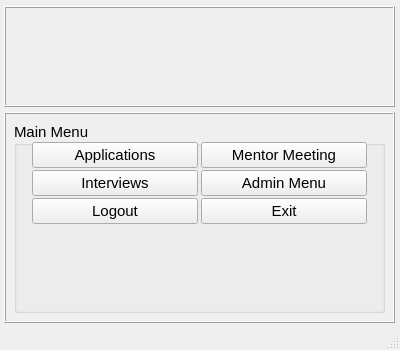
<?xml version="1.0" encoding="UTF-8"?>
<ui version="4.0">
 <class>mw_main_menu</class>
 <widget class="QMainWindow" name="mw_main_menu">
  <property name="windowModality">
   <enum>Qt::WindowModality::WindowModal</enum>
  </property>
  <property name="enabled">
   <bool>true</bool>
  </property>
  <property name="geometry">
   <rect>
    <x>0</x>
    <y>0</y>
    <width>400</width>
    <height>350</height>
   </rect>
  </property>
  <property name="sizePolicy">
   <sizepolicy hsizetype="Fixed" vsizetype="Fixed">
    <horstretch>0</horstretch>
    <verstretch>0</verstretch>
   </sizepolicy>
  </property>
  <property name="minimumSize">
   <size>
    <width>400</width>
    <height>350</height>
   </size>
  </property>
  <property name="maximumSize">
   <size>
    <width>400</width>
    <height>350</height>
   </size>
  </property>
  <property name="focusPolicy">
   <enum>Qt::FocusPolicy::ClickFocus</enum>
  </property>
  <property name="contextMenuPolicy">
   <enum>Qt::ContextMenuPolicy::NoContextMenu</enum>
  </property>
  <property name="windowTitle">
   <string>Main Menu</string>
  </property>
  <property name="windowIcon">
   <iconset theme="QIcon::ThemeIcon::EditSelectAll"/>
  </property>
  <property name="toolTip">
   <string notr="true"/>
  </property>
  <property name="statusTip">
   <string notr="true"/>
  </property>
  <property name="accessibleDescription">
   <string notr="true"/>
  </property>
  <property name="animated">
   <bool>true</bool>
  </property>
  <property name="documentMode">
   <bool>false</bool>
  </property>
  <property name="tabShape">
   <enum>QTabWidget::TabShape::Rounded</enum>
  </property>
  <property name="dockOptions">
   <set>QMainWindow::DockOption::AnimatedDocks</set>
  </property>
  <widget class="QWidget" name="centralwidget">
   <widget class="QFrame" name="frame">
    <property name="geometry">
     <rect>
      <x>4</x>
      <y>112</y>
      <width>391</width>
      <height>211</height>
     </rect>
    </property>
    <property name="frameShape">
     <enum>QFrame::Shape::Box</enum>
    </property>
    <property name="frameShadow">
     <enum>QFrame::Shadow::Raised</enum>
    </property>
    <widget class="QGroupBox" name="gb_main_menu">
     <property name="geometry">
      <rect>
       <x>10</x>
       <y>10</y>
       <width>371</width>
       <height>191</height>
      </rect>
     </property>
     <property name="font">
      <font>
       <pointsize>11</pointsize>
       <bold>false</bold>
      </font>
     </property>
     <property name="title">
      <string>Main Menu</string>
     </property>
     <widget class="QWidget" name="gridLayoutWidget">
      <property name="geometry">
       <rect>
        <x>10</x>
        <y>20</y>
        <width>351</width>
        <height>171</height>
       </rect>
      </property>
      <layout class="QGridLayout" name="gridLayout" rowstretch="3,0,0" columnstretch="0,0">
       <property name="sizeConstraint">
        <enum>QLayout::SizeConstraint::SetMaximumSize</enum>
       </property>
       <property name="leftMargin">
        <number>8</number>
       </property>
       <property name="topMargin">
        <number>0</number>
       </property>
       <property name="rightMargin">
        <number>8</number>
       </property>
       <property name="horizontalSpacing">
        <number>3</number>
       </property>
       <property name="verticalSpacing">
        <number>2</number>
       </property>
       <item row="0" column="0">
        <widget class="QPushButton" name="pushbutton_applications">
         <property name="text">
          <string>Applications</string>
         </property>
         <property name="icon">
          <iconset>
           <normaloff>../VIT_Proje/icons/contacts.svg</normaloff>../VIT_Proje/icons/contacts.svg</iconset>
         </property>
         <property name="iconSize">
          <size>
           <width>40</width>
           <height>40</height>
          </size>
         </property>
        </widget>
       </item>
       <item row="0" column="1">
        <widget class="QPushButton" name="pushbutton_mentor_meeting">
         <property name="text">
          <string>Mentor Meeting</string>
         </property>
         <property name="icon">
          <iconset>
           <normaloff>../VIT_Proje/icons/referrals.svg</normaloff>../VIT_Proje/icons/referrals.svg</iconset>
         </property>
         <property name="iconSize">
          <size>
           <width>40</width>
           <height>40</height>
          </size>
         </property>
        </widget>
       </item>
       <item row="1" column="1">
        <widget class="QPushButton" name="pushbutton_admin_menu">
         <property name="enabled">
          <bool>true</bool>
         </property>
         <property name="text">
          <string>Admin Menu</string>
         </property>
         <property name="icon">
          <iconset>
           <normaloff>../VIT_Proje/icons/manage.svg</normaloff>../VIT_Proje/icons/manage.svg</iconset>
         </property>
         <property name="iconSize">
          <size>
           <width>40</width>
           <height>40</height>
          </size>
         </property>
        </widget>
       </item>
       <item row="2" column="1">
        <widget class="QPushButton" name="pushbutton_exit">
         <property name="text">
          <string>Exit</string>
         </property>
         <property name="icon">
          <iconset>
           <normaloff>../VIT_Proje/icons/power.svg</normaloff>../VIT_Proje/icons/power.svg</iconset>
         </property>
         <property name="iconSize">
          <size>
           <width>40</width>
           <height>40</height>
          </size>
         </property>
        </widget>
       </item>
       <item row="1" column="0">
        <widget class="QPushButton" name="pushbutton_interviews">
         <property name="text">
          <string>Interviews</string>
         </property>
         <property name="icon">
          <iconset>
           <normaloff>../VIT_Proje/icons/members.svg</normaloff>../VIT_Proje/icons/members.svg</iconset>
         </property>
         <property name="iconSize">
          <size>
           <width>40</width>
           <height>40</height>
          </size>
         </property>
        </widget>
       </item>
       <item row="2" column="0">
        <widget class="QPushButton" name="pushbutton_logout">
         <property name="text">
          <string>Logout</string>
         </property>
         <property name="icon">
          <iconset>
           <normaloff>../VIT_Proje/icons/logout.svg</normaloff>../VIT_Proje/icons/logout.svg</iconset>
         </property>
         <property name="iconSize">
          <size>
           <width>40</width>
           <height>40</height>
          </size>
         </property>
        </widget>
       </item>
      </layout>
     </widget>
    </widget>
   </widget>
   <widget class="QFrame" name="frameIcon">
    <property name="geometry">
     <rect>
      <x>4</x>
      <y>6</y>
      <width>391</width>
      <height>101</height>
     </rect>
    </property>
    <property name="frameShape">
     <enum>QFrame::Shape::Box</enum>
    </property>
    <property name="frameShadow">
     <enum>QFrame::Shadow::Raised</enum>
    </property>
    <widget class="QLabel" name="label_icon_2">
     <property name="geometry">
      <rect>
       <x>7</x>
       <y>4</y>
       <width>361</width>
       <height>91</height>
      </rect>
     </property>
     <property name="sizePolicy">
      <sizepolicy hsizetype="Fixed" vsizetype="Fixed">
       <horstretch>0</horstretch>
       <verstretch>0</verstretch>
      </sizepolicy>
     </property>
     <property name="text">
      <string/>
     </property>
     <property name="pixmap">
      <pixmap>icons/WeRHere2.png</pixmap>
     </property>
     <property name="scaledContents">
      <bool>true</bool>
     </property>
     <property name="wordWrap">
      <bool>false</bool>
     </property>
    </widget>
   </widget>
  </widget>
  <widget class="QStatusBar" name="statusbar"/>
 </widget>
 <resources/>
 <connections/>
</ui>
